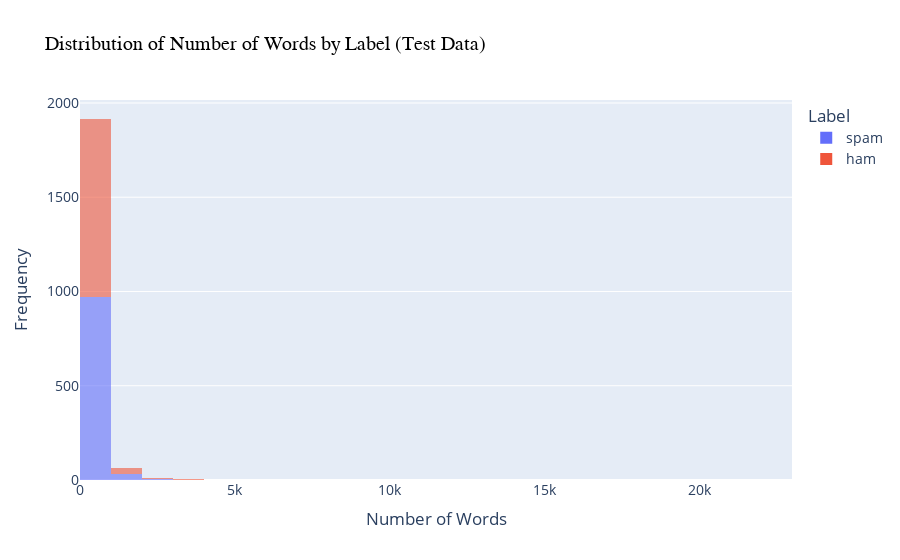

The notebook cell this image was saved under:
### Code cell
#visualizating distribution of word count for each class

fig = px.histogram(
    df_test, 
    x='num_words', 
    color='label_text', 
    nbins=30,  # Number of bins
    opacity=0.6,
    labels={'num_words': 'Number of Words'}, 
    title='Distribution of Number of Words by Label (Test Data)'
)


#update layout for better readability
fig.update_layout(
    xaxis_title='Number of Words',
    yaxis_title='Frequency',
    legend_title='Label',
    font=dict(size=14),
    title_font=dict(size=20, family='Times New Roman', color='black'),
)
fig.show()

### Figure 1 — Plotly figure (JSON) as saved in the notebook; plotly's stock layout.template omitted (floating-point values rounded to 4 significant figures; data arrays with more than 128 entries replaced by an {"elided": "..."} marker saying what was removed)
{"data": [{"alignmentgroup": "True", "bingroup": "x", "hovertemplate": "label_text=spam<br>Number of Words=%{x}<br>count=%{y}<extra></extra>", "legendgroup": "spam", "marker": {"color": "#636efa", "opacity": 0.6, "pattern": {"shape": ""}}, "name": "spam", "nbinsx": 30, "offsetgroup": "spam", "orientation": "v", "showlegend": true, "type": "histogram", "x": {"elided": "1008 int values"}, "xaxis": "x", "yaxis": "y"}, {"alignmentgroup": "True", "bingroup": "x", "hovertemplate": "label_text=ham<br>Number of Words=%{x}<br>count=%{y}<extra></extra>", "legendgroup": "ham", "marker": {"color": "#EF553B", "opacity": 0.6, "pattern": {"shape": ""}}, "name": "ham", "nbinsx": 30, "offsetgroup": "ham", "orientation": "v", "showlegend": true, "type": "histogram", "x": {"elided": "992 int values"}, "xaxis": "x", "yaxis": "y"}], "layout": {"barmode": "relative", "font": {"size": 14}, "legend": {"title": {"text": "Label"}, "tracegroupgap": 0}, "title": {"font": {"color": "black", "family": "Times New Roman", "size": 20}, "text": "Distribution of Number of Words by Label (Test Data)"}, "xaxis": {"anchor": "y", "domain": [0, 1], "title": {"text": "Number of Words"}}, "yaxis": {"anchor": "x", "domain": [0, 1], "title": {"text": "Frequency"}}}}
